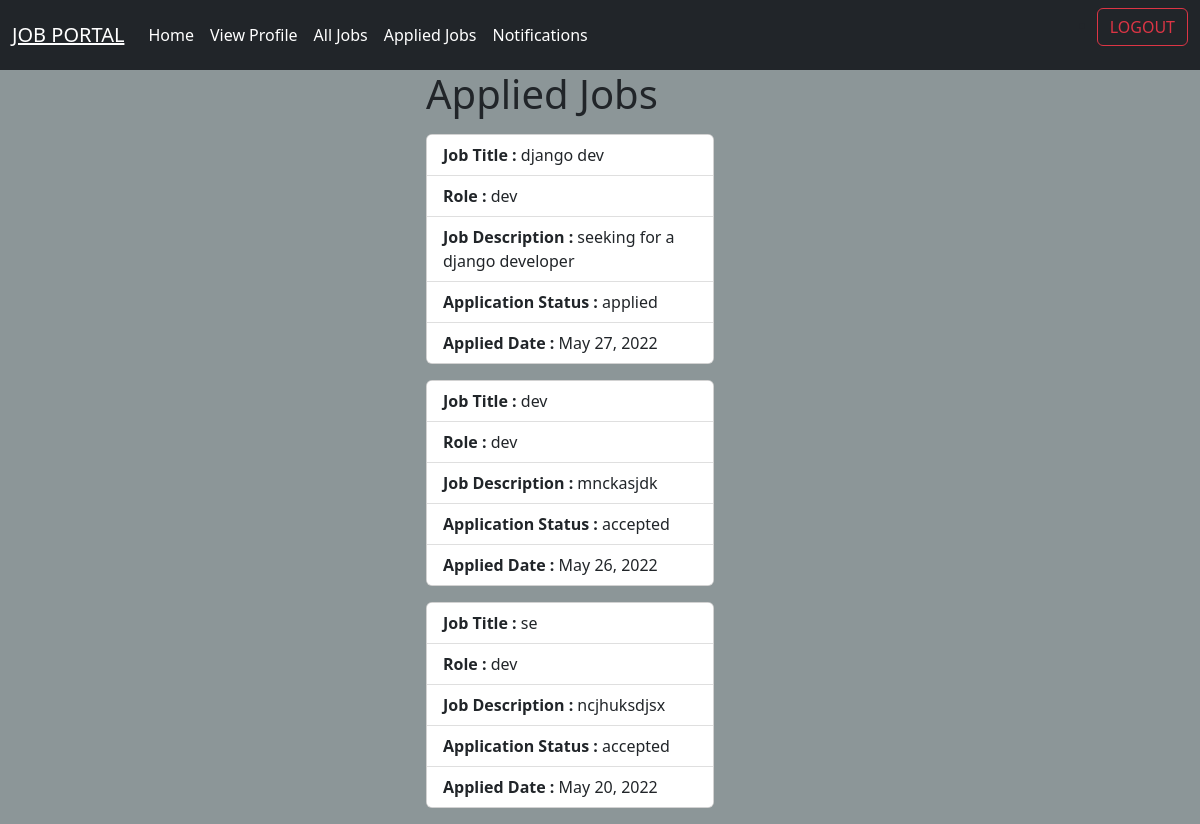
The app's page /candidates/myapplications (signed in) with its own data.
### employer/models.py (models this page shows, shortened)
class Applications(models.Model):
    applicant=models.ForeignKey(User,on_delete=models.CASCADE,related_name="applicant")
    job=models.ForeignKey(Jobs,on_delete=models.CASCADE,related_name="ajob")
    options=(
        ("applied","applied"),
        ("rejected","rejected"),
        ("pending","pending"),
        ("cancelled","cancelled"),
        ("accepted","accepted")
    )
    status=models.CharField(max_length=100,choices=options,default="applied")
    date=models.DateField(auto_now_add=True)
    class Meta:
        unique_together=(
            'applicant','job'
        )

class Jobs(models.Model):
    posted_by=models.ForeignKey(User,on_delete=models.CASCADE,related_name="company")
    job_title=models.CharField(max_length=120)
    job_description=models.TextField()
    role=models.CharField(max_length=120)
    experience=models.PositiveIntegerField(default=0)
    location=models.CharField(max_length=120)
    salary=models.PositiveIntegerField()
    created_date=models.DateField(auto_now_add=True)
    last_date=models.DateField(null=True)
    qualification=models.CharField(max_length=120,null=True)

### candidate/views.py (the view)
# urls.py: path("myapplications",views.MyApplicationView.as_view(),name="my-app"),
class MyApplicationView(ListView):
    model = Applications
    template_name = "applied_jobs.html"
    context_object_name = "applyjobs"
    def get_queryset(self):
        return Applications.objects.filter(applicant=self.request.user).order_by("-date")

### candidate/templates/applied_jobs.html
{%extends 'base1.html'%}
{%block body_block%}
<div class="container">
    <div class="row">
        <div class="col-4"></div>
        <div class="col-4">
            <h1 class="mb-3">Applied Jobs</h1>
            {%for application in applyjobs%}
            <div class="card mb-3" style="width: 18rem;">
  <ul class="list-group list-group-flush">
    <li class="list-group-item"><strong>Job Title : </strong>{{application.job.job_title}}</li>
    <li class="list-group-item"><strong>Role : </strong>{{application.job.role}}</li>
    <li class="list-group-item"><strong>Job Description : </strong>{{application.job.job_description}}</li>
    <li class="list-group-item"><strong>Application Status : </strong>{{application.status}}</li>
      <li class="list-group-item"><strong>Applied Date : </strong>{{application.date}}</li>
  </ul>
</div>
            {%endfor%}
        </div>
        <div class="col-4"></div>
    </div>
</div>
{%endblock%}

### candidate/static/css/cand_style.css (style rules this page uses)
body { background-color:#8c9698; }

### records on screen
Applications: job.job_title "django dev", job.role "dev", job.job_description "seeking for a django developer", status "applied", date "May 27, 2022"
Applications: job.job_title "dev", job.role "dev", job.job_description "mnckasjdk", status "accepted", date "May 26, 2022"
Applications: job.job_title "se", job.role "dev", job.job_description "ncjhuksdjsx", status "accepted", date "May 20, 2022"
